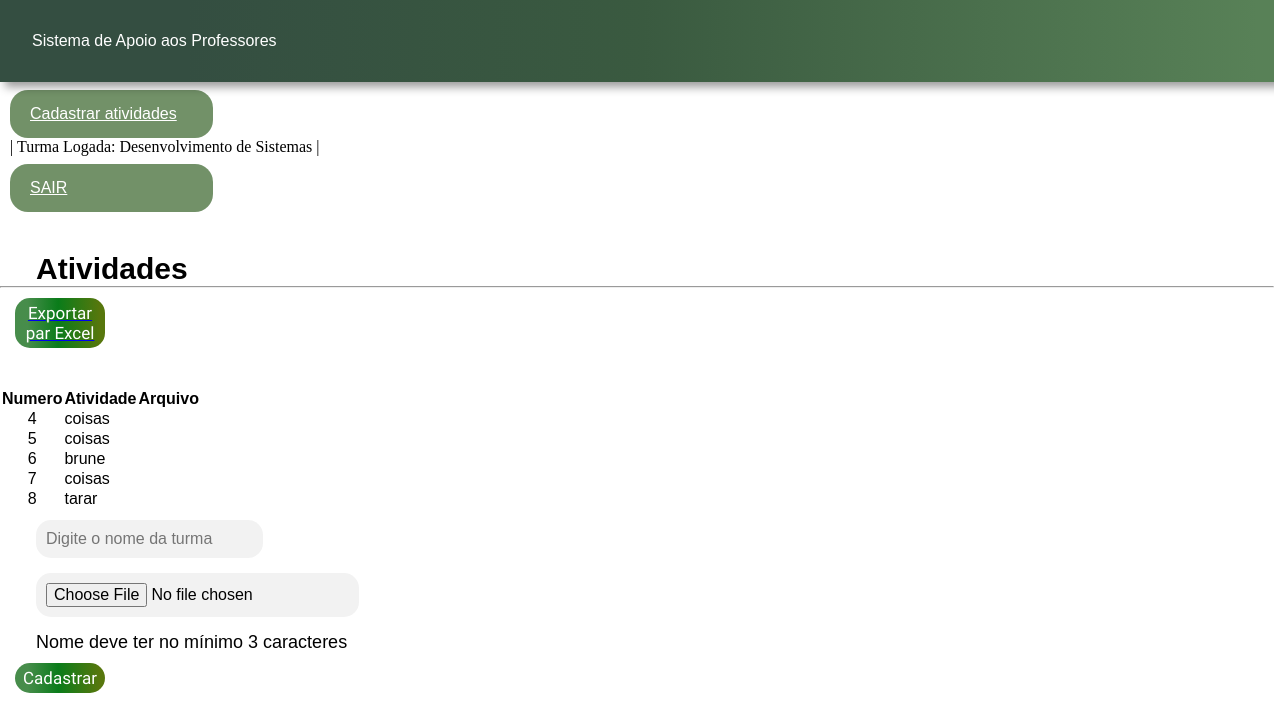
Page /ver_atividades/4 on the earlier database version.
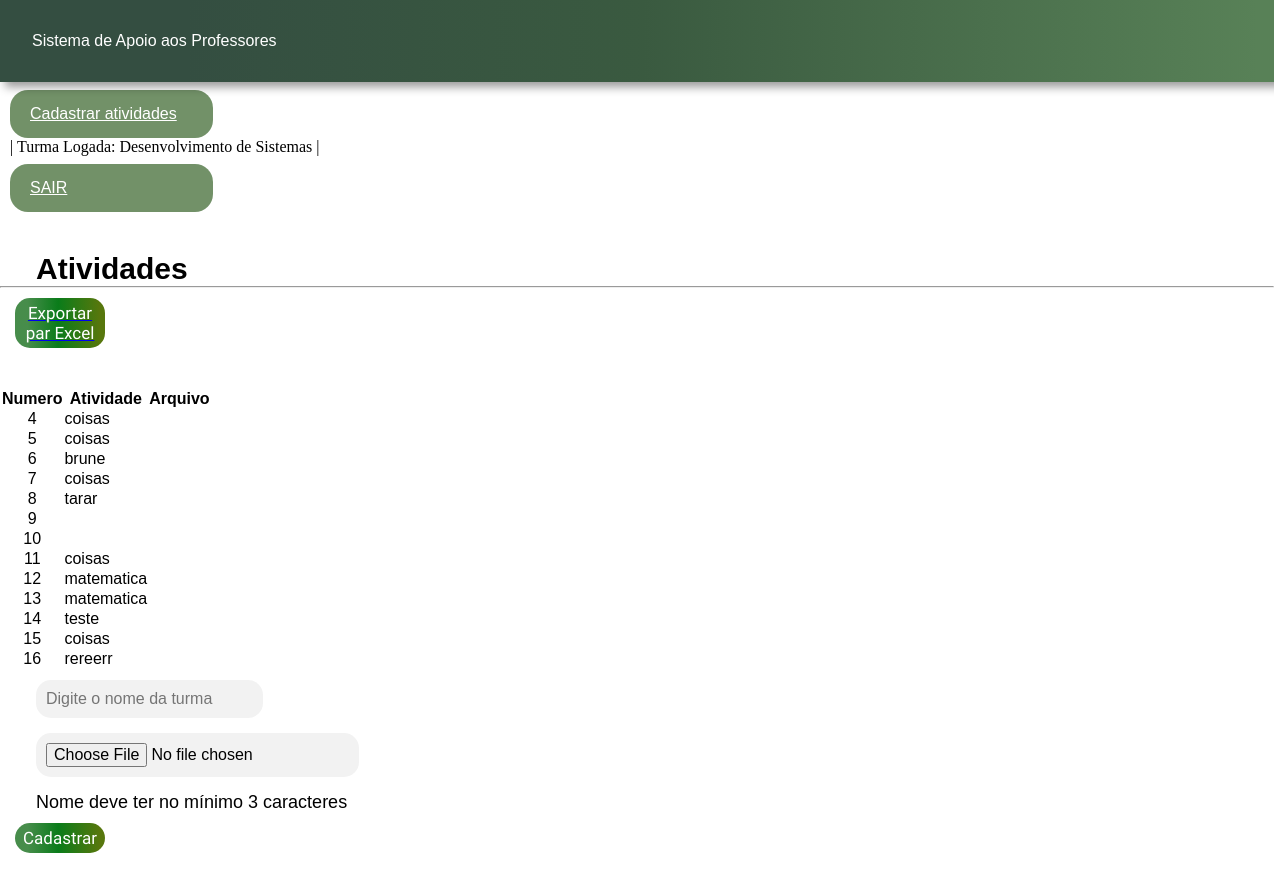
Same page on the later database version.
### App_Escola/models.py (models this page shows, shortened)
class Atividade(models.Model):
    nome_atividade = models.CharField(max_length=120)
    id_turma = models.ForeignKey(Turma, null=True, on_delete=models.PROTECT)
    arquivo = models.FileField(upload_to='atividade_arquivos/', blank=True, null=True)

### App_Escola/views.py (the view)
def ver_atividades(request,id_turma):
    print(f'get do id{id_turma}')
    dados_turma = Turma.objects.filter(id=id_turma).values("nome_turma", "id")
    print(dados_turma)
    turma_logada = dados_turma[0]
    turma_logada = turma_logada['nome_turma']
    id_turma_logado = dados_turma[0]
    id_turma_logado = id_turma_logado['id']
    lista_atividade = Atividade.objects.filter(id_turma=id_turma_logado)
    return render(request, 'Lista_Atividade.html',
                  {'turma_logada': turma_logada, 'lista_atividade': lista_atividade,
                   'id_turma':id_turma})

### App_Escola/templates/Lista_Atividade.html (shortened to what this page needs)
{% load static %}
<!DOCTYPE html>
<html lang="en">
<head>
    <link rel="stylesheet" type="text/css" href="../static/css/Lista_atividade.css">
</head>
<header class="login">
    <div class="fundo_menu">
        <div class="nome_sistema">
            Sistema de Apoio aos Professores
        </div>
    </div>
</header>
<nav class="menu">
    <ul>
       <li><a href="/cad_atividade/{{id_turma}}">Cadastrar atividades</a></li>
       <li> | Turma Logada: {{turma_logada}} | </a></li>
       <li><a href="/">SAIR</a></li>
    </ul>
</nav>
<body onLoad="login();">
    <div class="principal">
    <div class="container">
        <section class="enquadramento">
            <h1> Atividades</h1>
        </section>
        <hr>
        <a href="{% url 'exportar-excel' %}" download=>
            <button>Exportar par Excel</button>
           </a>
        <table>
            <tr>
                <th>Numero</th>
                <th>Atividade</th>
                <th>Arquivo</th>
            </tr>
            {% for igs in lista_atividade %}
            <tr>
                <td style="text-align:center">{{igs.id}} </td>
                <td>{{igs.nome_atividade}}</td>
                <td style="text-align:center">
                </td>
            </tr>
            {% endfor %}
        </table>
    </div>
    </div>
    <form id="form" class="form" method="POST" action="{% url 'salvar_atividade' %}" enctype="multipart/form-data">{% csrf_token %}
        <div class="form-content">
            <input type="text" id="atividade_nome" name="atividade_nome"  placeholder="Digite o nome da turma" />
            <input type="file" id="arquivo" name="arquivo" value=""/>
            <a>Nome deve ter no mínimo 3 caracteres</a>
        </div>
        <div class="botoes">
            <div class="botao_confirmar">
                <button type="submit" class="btn_conf_cancel btn_confirmar">Cadastrar</button>
            </div>
        </div>
    </form>
</body>
</html>

Differences in the rows shown:
added Atividade: id "9"
added Atividade: id "10"
added Atividade: id "11", nome_atividade "coisas"
added Atividade: id "12", nome_atividade "matematica"
added Atividade: id "13", nome_atividade "matematica"
added Atividade: id "14", nome_atividade "teste"
added Atividade: id "15", nome_atividade "coisas"
added Atividade: id "16", nome_atividade "rereerr"
